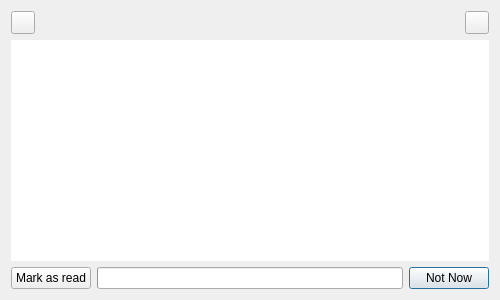
<?xml version="1.0" encoding="UTF-8"?>
<ui version="4.0">
 <class>UserMessages</class>
 <widget class="QDialog" name="UserMessages">
  <property name="geometry">
   <rect>
    <x>0</x>
    <y>0</y>
    <width>500</width>
    <height>300</height>
   </rect>
  </property>
  <property name="windowTitle">
   <string/>
  </property>
  <layout class="QGridLayout" name="gridLayout">
   <property name="sizeConstraint">
    <enum>QLayout::SetDefaultConstraint</enum>
   </property>
   <item row="0" column="0">
    <layout class="QHBoxLayout" name="horizontalLayout">
     <item>
      <widget class="QToolButton" name="toolLeft">
       <property name="text">
        <string/>
       </property>
       <property name="icon">
        <iconset resource="../res.qrc">
         <normaloff>:/images/left.png</normaloff>:/images/left.png</iconset>
       </property>
      </widget>
     </item>
     <item>
      <widget class="QLabel" name="label">
       <property name="sizePolicy">
        <sizepolicy hsizetype="Preferred" vsizetype="Fixed">
         <horstretch>0</horstretch>
         <verstretch>0</verstretch>
        </sizepolicy>
       </property>
       <property name="minimumSize">
        <size>
         <width>0</width>
         <height>22</height>
        </size>
       </property>
       <property name="font">
        <font>
         <weight>75</weight>
         <bold>true</bold>
        </font>
       </property>
       <property name="text">
        <string/>
       </property>
       <property name="alignment">
        <set>Qt::AlignCenter</set>
       </property>
      </widget>
     </item>
     <item>
      <widget class="QToolButton" name="toolRight">
       <property name="text">
        <string/>
       </property>
       <property name="icon">
        <iconset resource="../res.qrc">
         <normaloff>:/images/right.png</normaloff>:/images/right.png</iconset>
       </property>
      </widget>
     </item>
    </layout>
   </item>
   <item row="1" column="0">
    <widget class="UpdateNode::TextBrowser" name="textBrowser">
     <property name="frameShape">
      <enum>QFrame::NoFrame</enum>
     </property>
     <property name="html">
      <string notr="true">&lt;!DOCTYPE HTML PUBLIC &quot;-//W3C//DTD HTML 4.0//EN&quot; &quot;http://www.w3.org/TR/REC-html40/strict.dtd&quot;&gt;
&lt;html&gt;&lt;head&gt;&lt;meta name=&quot;qrichtext&quot; content=&quot;1&quot; /&gt;&lt;style type=&quot;text/css&quot;&gt;
p, li { white-space: pre-wrap; }
&lt;/style&gt;&lt;/head&gt;&lt;body style=&quot; font-family:'MS Shell Dlg 2'; font-size:8.25pt; font-weight:400; font-style:normal;&quot;&gt;
&lt;p style=&quot;-qt-paragraph-type:empty; margin-top:0px; margin-bottom:0px; margin-left:0px; margin-right:0px; -qt-block-indent:0; text-indent:0px; font-size:8pt;&quot;&gt;&lt;br /&gt;&lt;/p&gt;&lt;/body&gt;&lt;/html&gt;</string>
     </property>
     <property name="openExternalLinks">
      <bool>true</bool>
     </property>
    </widget>
   </item>
   <item row="2" column="0">
    <layout class="QHBoxLayout" name="horizontalLayout_2">
     <item>
      <widget class="QPushButton" name="pshRead">
       <property name="text">
        <string>Mark as read</string>
       </property>
      </widget>
     </item>
     <item>
      <spacer name="horizontalSpacer">
       <property name="orientation">
        <enum>Qt::Horizontal</enum>
       </property>
       <property name="sizeType">
        <enum>QSizePolicy::MinimumExpanding</enum>
       </property>
       <property name="sizeHint" stdset="0">
        <size>
         <width>0</width>
         <height>20</height>
        </size>
       </property>
      </spacer>
     </item>
     <item>
      <widget class="QProgressBar" name="progressBar">
       <property name="sizePolicy">
        <sizepolicy hsizetype="Expanding" vsizetype="Fixed">
         <horstretch>1</horstretch>
         <verstretch>0</verstretch>
        </sizepolicy>
       </property>
       <property name="value">
        <number>0</number>
       </property>
       <property name="alignment">
        <set>Qt::AlignCenter</set>
       </property>
       <property name="format">
        <string/>
       </property>
      </widget>
     </item>
     <item>
      <widget class="QPushButton" name="pshClose">
       <property name="text">
        <string>Not Now</string>
       </property>
       <property name="default">
        <bool>true</bool>
       </property>
      </widget>
     </item>
    </layout>
   </item>
  </layout>
 </widget>
 <customwidgets>
  <customwidget>
   <class>UpdateNode::TextBrowser</class>
   <extends>QTextBrowser</extends>
   <header>textbrowser.h</header>
  </customwidget>
 </customwidgets>
 <tabstops>
  <tabstop>toolLeft</tabstop>
  <tabstop>toolRight</tabstop>
  <tabstop>textBrowser</tabstop>
  <tabstop>pshRead</tabstop>
  <tabstop>pshClose</tabstop>
 </tabstops>
 <resources>
  <include location="../res.qrc"/>
 </resources>
 <connections>
  <connection>
   <sender>pshClose</sender>
   <signal>clicked()</signal>
   <receiver>UserMessages</receiver>
   <slot>accept()</slot>
   <hints>
    <hint type="sourcelabel">
     <x>489</x>
     <y>489</y>
    </hint>
    <hint type="destinationlabel">
     <x>223</x>
     <y>274</y>
    </hint>
   </hints>
  </connection>
 </connections>
</ui>
